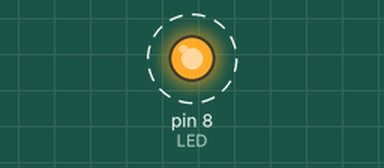
Recording of a sketch running on a simulated Arduino Uno, built with avr-gcc and run on an emulated ATmega328P. On the bench: output pins drawn as LEDs (lit = HIGH). Dashed ring = blinking.

Above: at 0.5 s.
Timing chart, 0 to 4.6 s (numbered marks = the images above):
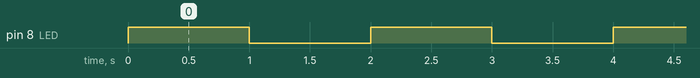

The sketch:

d2_blymannya.ino
```cpp
// Демо Д2. Цифровий вихід: на піні тільки 0 або 5 В
// Схема: пін 8 → резистор 220 Ом → анод світлодіода; катод → GND
//        мультиметр (напруга): «+» на пін 8, «−» на GND

const int LED = 8;
const int PAUZA = 1000;          // мс; спробуйте 100 і 20 — що бачить мультиметр?

void setup() {
  pinMode(LED, OUTPUT);
}

void loop() {
  digitalWrite(LED, HIGH);       // на піні 5 В
  delay(PAUZA);
  digitalWrite(LED, LOW);        // на піні 0 В
  delay(PAUZA);
}
```

Measured:
- by itself, pin 8 (LED): alternates HIGH for 1.0 s and LOW for 1.0 s
